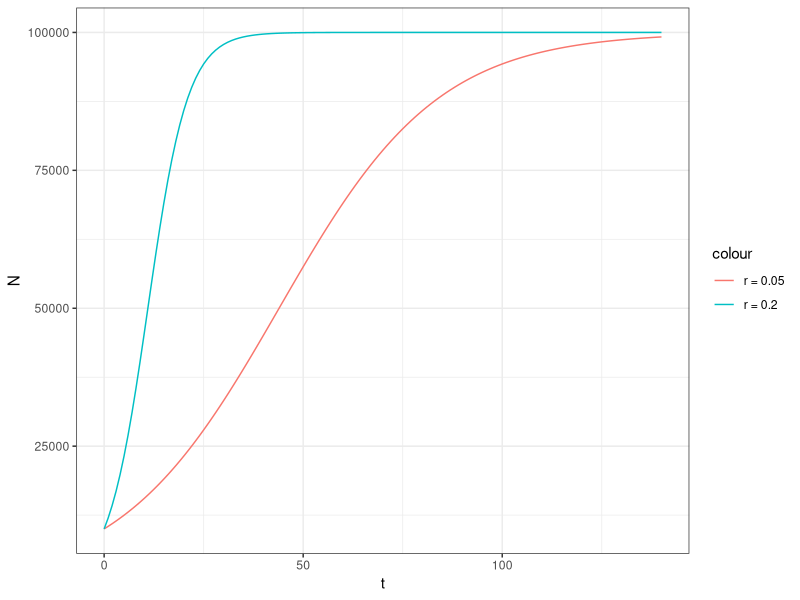
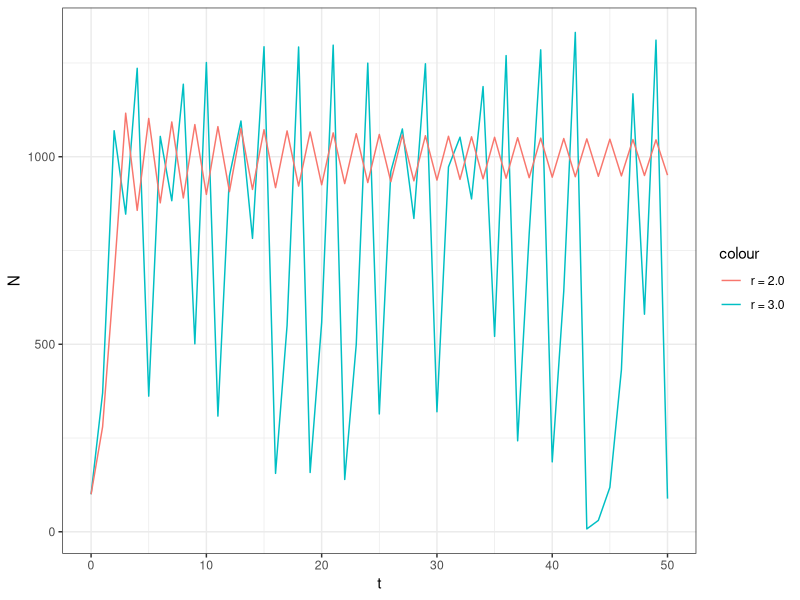
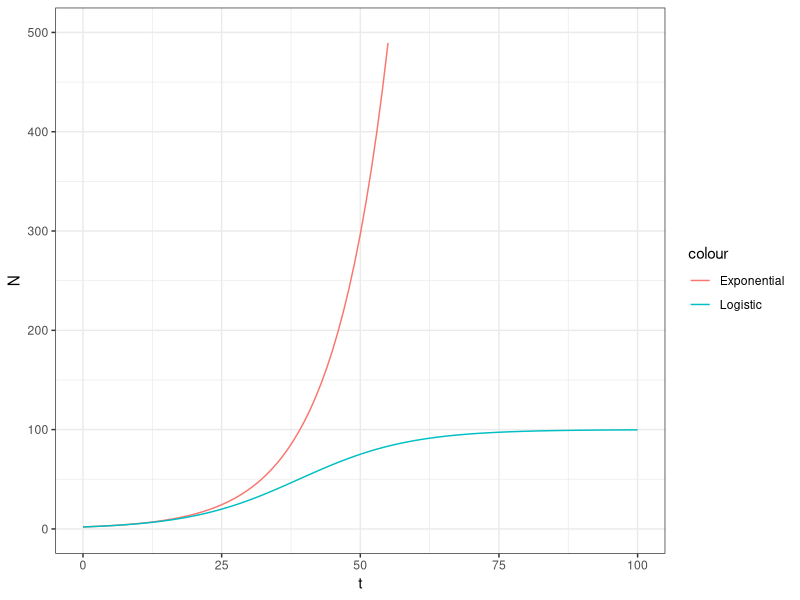
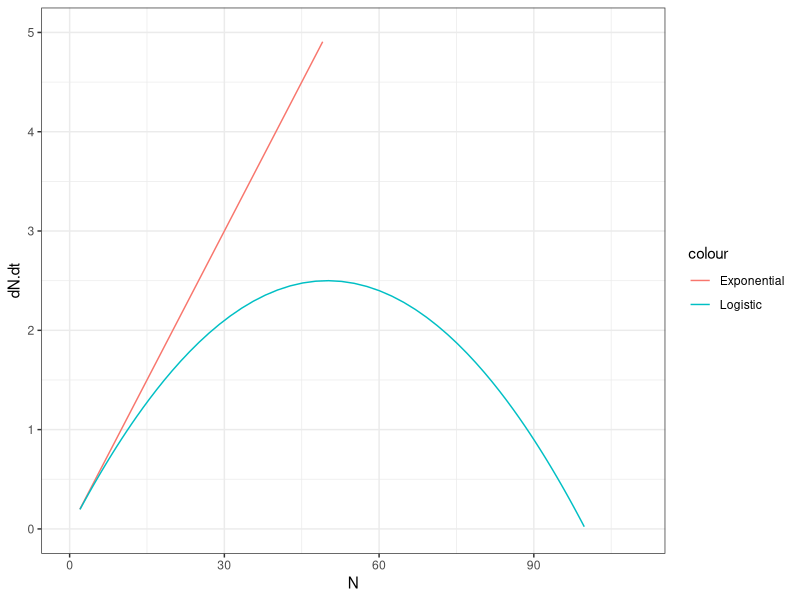
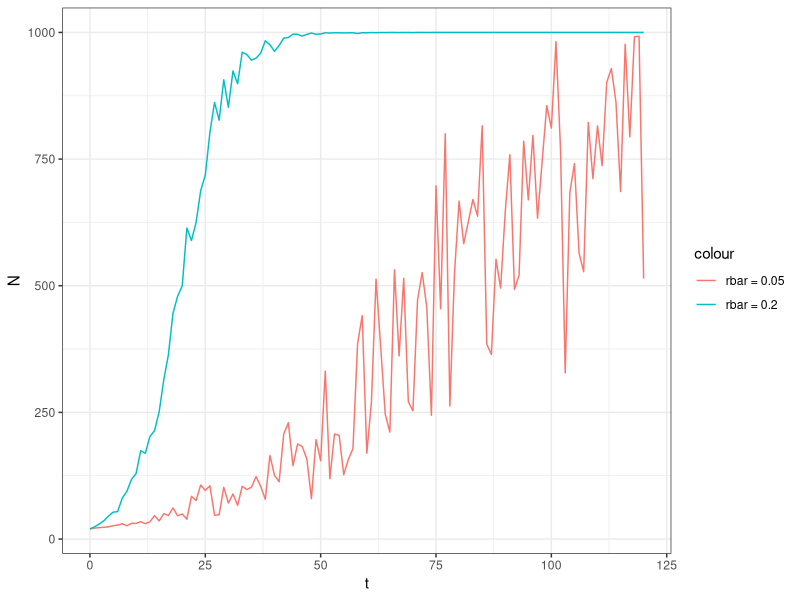

Write the R code that produced these figures, in order.
library(ggplot2)
library(tidyverse)

#define parameters
K = 100000
r1 = 0.05
r2 = 0.2
t=c(0:140)
N0=10000

# question 1 ####
#1a: generate plot
N.cont.1 = K/(1+(((K-N0)/N0)*exp(-r1*t)))
N.cont.2 = K/(1+(((K-N0)/N0)*exp(-r2*t)))
df.cont = data.frame (t = t, N1 = N.cont.1, N2 = N.cont.2)
plot1 <- ggplot(data=df.cont, aes(x=t, y=N1, color = "r = 0.05"))+geom_line()
plot1 + geom_line(aes(x=t, y=N2, color = "r = 0.2")) + theme_bw() +ylab("N")

#1b: pop size after 10 years
N.1.10 <- N.cont.1[11]
N.2.10<-N.cont.2[11]

#1c: percent K
percent.1 <- (N.1.10/K) *100
percent.2 <- (N.2.10/K) *100

#1d: time to reach 75% of K
Ntarget = K * 0.75
#defining numerator and denominator separately to reduce parentheses confusion
numerator = (K/Ntarget)-1
denominator = (K-N0)/N0
t.target.1 = log(numerator/denominator)/-r1
t.target.2 = log(numerator/denominator)/-r2

#1e: growth rate (dN/dt) at K/2 (max)
N.max.growth = K*0.5
dN.dt.max.1 = r1*N.max.growth*(1-(N.max.growth)/K)
dN.dt.max.2 = r2*N.max.growth*(1-(N.max.growth)/K)

# question 2 ####

r3=3
r4=2
K=1000
N0=100
t=c(0:50)

#generate first data set
N.logist.discr.1 = rep(NA, length=length(t))
N.logist.discr.1[1] = N0

for(i in 1:(length(t)-1))  { 
  N.logist.discr.1[i+1] = N.logist.discr.1[i] + r3*N.logist.discr.1[i] *(1-N.logist.discr.1[i]/K)
}

#generate second data set
N.logist.discr.2 = rep(NA, length=length(t))
N.logist.discr.2[1] = N0

for(i in 1:(length(t)-1))  { 
  N.logist.discr.2[i+1] = N.logist.discr.2[i] + r4*N.logist.discr.2[i] *(1-N.logist.discr.2[i]/K)
}

#2a: plots
df.discr<- data.frame(t=t, N1 = N.logist.discr.1, N2=N.logist.discr.2)
plot2 <- ggplot(data=df.discr, aes(x=t, y=N1, color = "r = 3.0"))+geom_line()
plot2 + geom_line(aes(x=t, y=N2, color = "r = 2.0")) + theme_bw() +ylab("N")

# question 3 ####
N0=2
r=0.1
K=100
t=c(0:100)

#3a: plots
#plot N vs t
N.exp = N0*exp(r*t)
N.log = K/(1+(((K-N0)/N0)*exp(-r*t)))
df.3 = data.frame (t=t, N.exp=N.exp, N.log=N.log)
plot3 <- ggplot(data=df.3, aes(x=t, y=N.exp, color = "Exponential"))+geom_line()
plot3 + geom_line(aes(x=t, y=N.log, color = "Logistic")) + theme_bw() +ylab("N") +ylim(c(0, 500))

#plot dN vs N
dN.dt.log = r*N.log*(1-(N.log)/K)
dN.dt.exp = r*N.exp
df.4 <- cbind(df.3, dN.dt.exp, dN.dt.log)
plot4 <- ggplot(data=df.4, aes(x=N.exp, y=dN.dt.exp, color = "Exponential"))+geom_line()
plot4 + geom_line(aes(x=N.log, y=dN.dt.log, color = "Logistic")) + theme_bw() +
  ylab("dN.dt") +xlab("N")+ylim(c(0,5))+xlim(c(0,110))

#plot dN/N vs N
df.4<- mutate(df.4, dN.dt.exp/N.exp)
df.4<- mutate(df.4, dN.dt.log/N.log)
plot5<- ggplot(data=df.4, aes(x=N.exp, y=dN.dt.exp/N.exp, color="Exponential"))+
  geom_line()+geom_line(aes(x=N.log, y=dN.dt.log/N.log, color="Logistic"))+
  theme_bw()+ylab("dN.dt/N") +xlab("N")+xlim(c(0,110))

# question 5 ####

#5a/5b: plots
K = 1000
sigmar = 0.01
N0=20
t=c(0:120)
r.values= rnorm(t, mean=0.05, sd = sigmar)
N.cont.5 = K/(1+(((K-N0)/N0)*exp(-r.values*t)))
r.values.2= rnorm(t, mean=0.2, sd = sigmar)
N.cont.6 = K/(1+(((K-N0)/N0)*exp(-r.values.2*t)))
df.cont.5 = data.frame (t = t, N5 = N.cont.5, N6 = N.cont.6)
plot1 <- ggplot(data=df.cont.5, aes(x=t, y=N5, color = "rbar = 0.05"))+geom_line()
plot1 + geom_line(aes(x=t, y=N6, color = "rbar = 0.2")) + theme_bw() +ylab("N")

